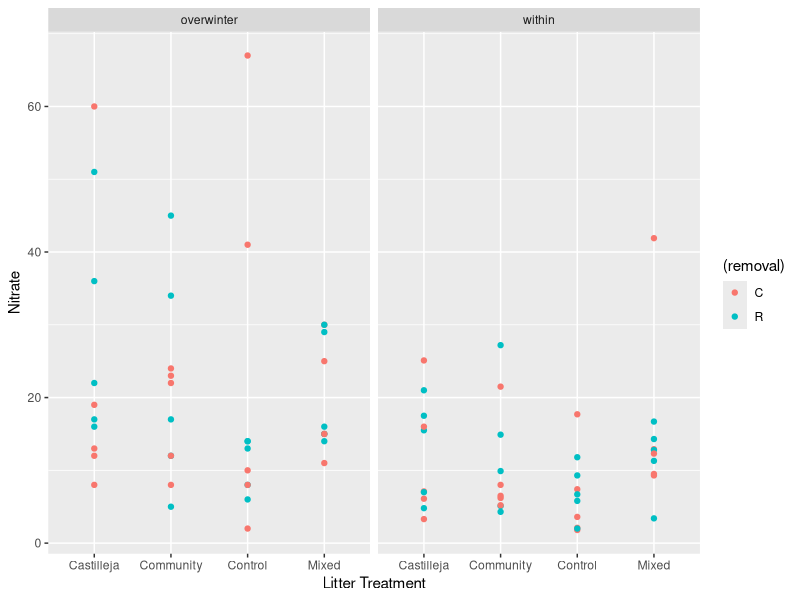
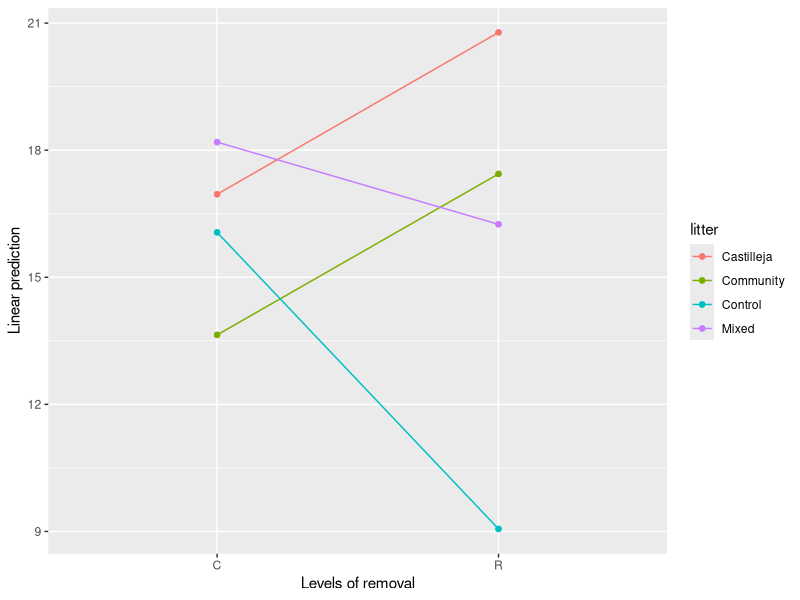

Reproduce these figures in R, in order.
#Belowground Analysis
setwd("/Users/jargrett/Desktop/Castilleja/Data Analysis/RMBL/2024 Argrett")

library(tidyverse)#for data wrangling and restructuring
library(plyr)#for data wrangling and restructuring
library(ggplot2)#for plotting
library(ggpubr)#extended functions for plotting
library(car)#for regression analysis
library(emmeans)#post-hoc analysis
library(lme4)#for modeling linear mixed effect models

soil <- read.csv("Soil Nutrients - Full.csv")

str(soil)
soil$pair <- as.factor(soil$pair)
soil$plot <- as.factor(soil$plot)
soil$litter <- as.factor(soil$litter)
soil$removal <- as.factor(soil$removal)
soil$block <- as.factor(soil$block)

nitrate <- ggplot(soil, aes(x = litter, y = P)) +
  geom_point(aes(color = (removal))) +
  facet_wrap(~burial) +
  labs(x = "Litter Treatment", y = "Nitrate")

nitrate

nitrate.lmm <- lmer(P ~ litter*removal + burial + (1|block) + (1|pair), data = soil)
summary(nitrate.lmm)
Anova(nitrate.lmm)
emmip(nitrate.lmm, litter ~ removal)
emmeans(nitrate.lmm, pairwise ~  removal|litter)
        
